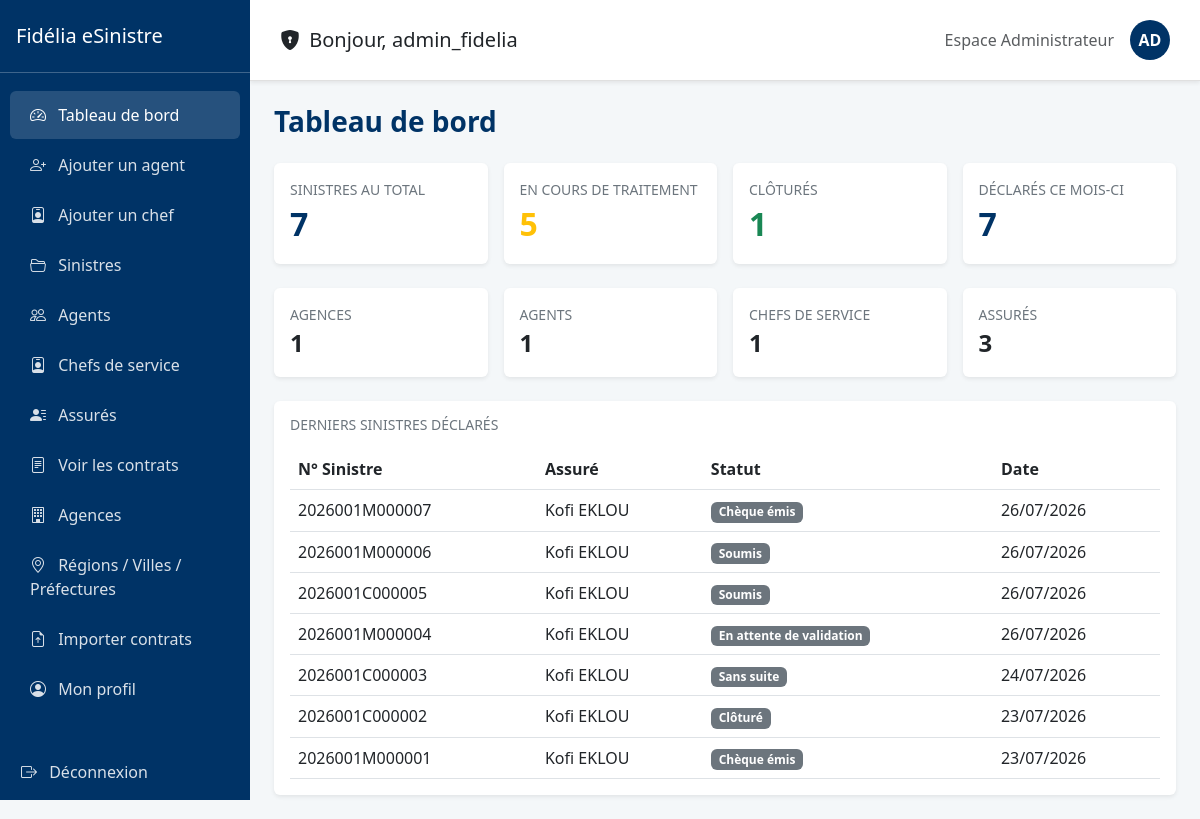
The page /sinistres/admin/accueil/ (signed in) on the database as committed earlier.
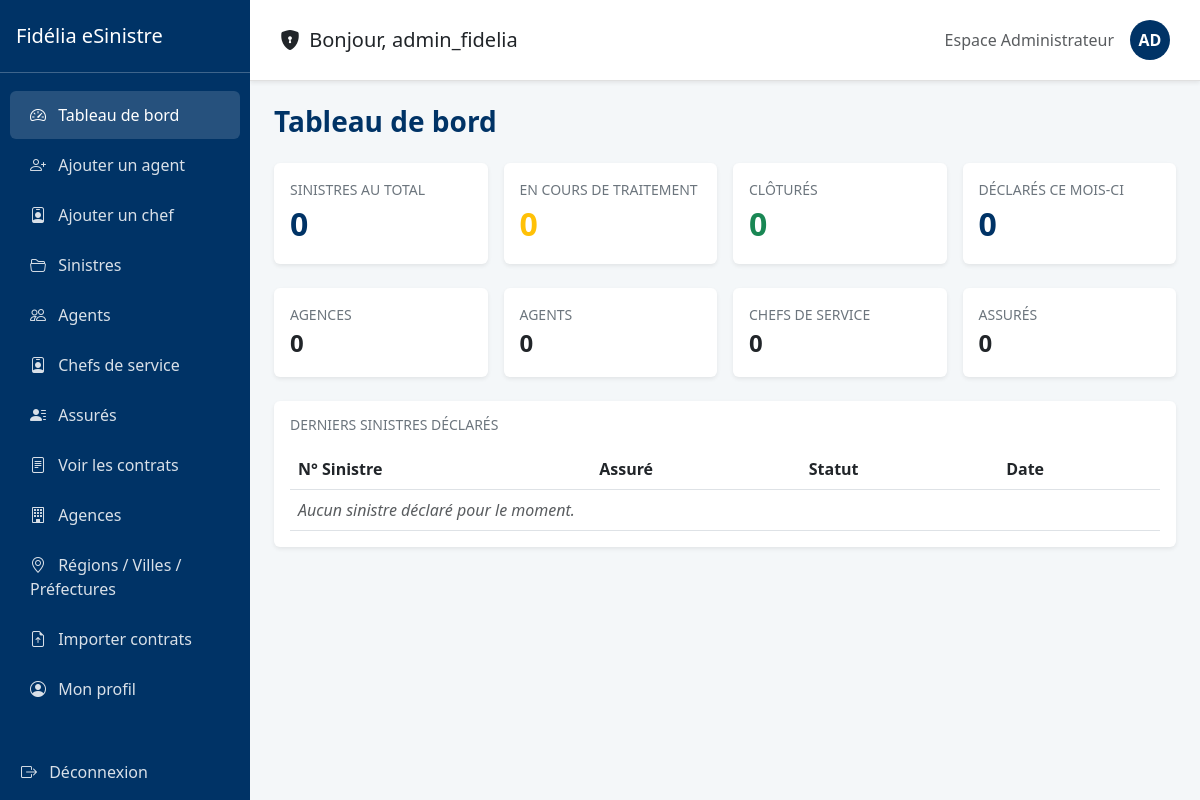
The same page on the database as committed later.
### gestion_sinistres/models.py (models this page shows, shortened)
class Sinistre(models.Model):
    NATURE_CHOICES = [('C', 'Corporel'), ('M', 'Matériel'), ('X', 'Mixte')]
    STATUS_CHOICES = [
        ('SOUMIS', 'Soumis'),
        ('ATTENTE_COMPLEMENTS', 'En attente de compléments'),
        ('ATTENTE_VALIDATION', 'En attente de validation'),
        ('A_CORRIGER', 'A corriger'),
        ('EN_COURS', 'En cours'),
        ('CHEQUE_EMIS', 'Chèque émis'),
        ('CLOTURE', 'Clôturé'),
        ('SANS_SUITE', 'Sans suite'),
        ('REOUVERT', 'Réouvert'),
    ]
    nom_conducteur = models.CharField(max_length=100)
    immatriculation = models.CharField(max_length=50, blank=True, null=True, verbose_name="Immatriculation")
    numero_sinistre = models.CharField(max_length=20, unique=True)
    statut = models.CharField(max_length=30, choices=STATUS_CHOICES, default='SOUMIS')
    agent_traitant = models.CharField(max_length=100, blank=True, null=True)
    montant_estime = models.DecimalField(max_digits=12, decimal_places=2, default=0)
    prix_retenu = models.DecimalField(max_digits=12, decimal_places=2, null=True, blank=True)
    attestation_generee = models.BooleanField(default=False)
    date_attestation = models.DateTimeField(null=True, blank=True)
    date_cloture = models.DateTimeField(null=True, blank=True)
    indemnisation_validee = models.BooleanField(default=False)
    date_survenance = models.DateTimeField()
    date_declaration = models.DateTimeField(auto_now_add=True)
    heure_approximative = models.TimeField()
    circonstances = models.TextField()
    vehicule = models.ForeignKey(Vehicule, on_delete=models.CASCADE)
    region = models.ForeignKey(Region, on_delete=models.SET_NULL, null=True)
    commune = models.ForeignKey(Commune, on_delete=models.SET_NULL, null=True)
    ville = models.ForeignKey(Ville, on_delete=models.SET_NULL, null=True)
    quartier = models.CharField(max_length=150)
    nature = models.CharField(max_length=1, choices=NATURE_CHOICES)
    numero_point_vente = models.CharField(max_length=10, default="001")
    assure = models.ForeignKey(User, on_delete=models.CASCADE, related_name='sinistres')
    quittance = models.ForeignKey(Quittance, on_delete=models.SET_NULL, null=True, blank=True)
    lettre_derogation = models.FileField(upload_to='sinistres/derogations/', blank=True, null=True)
    autre_vehicule_implique = models.BooleanField(default=False)
    vehicule_adverse_immatriculation = models.CharField(max_length=50, blank=True, null=True)
    vehicule_adverse_marque = models.CharField(max_length=50, blank=True, null=True)
    vehicule_adverse_modele = models.CharField(max_length=50, blank=True, null=True)
    vehicule_adverse_compagnie = models.CharField(max_length=100, blank=True, null=True, verbose_name="Compagnie d'assurance (véhicule adverse)")
    nombre_blesses = models.PositiveSmallIntegerField(default=0)
    nombre_morts = models.PositiveSmallIntegerField(default=0)

### gestion_sinistres/views.py (the view)
# urls.py: path('admin/accueil/', views.accueil_admin, name='accueil_admin'),
@login_required
@user_passes_test(lambda u: u.is_staff)
def accueil_admin(request):
    sinistres = Sinistre.objects.all()
    debut_mois = timezone.now().replace(day=1, hour=0, minute=0, second=0, microsecond=0)
    context = {
        'nb_sinistres_total': sinistres.count(),
        'nb_sinistres_en_cours': sinistres.exclude(statut__in=['CLOTURE', 'SANS_SUITE']).count(),
        'nb_sinistres_clotures': sinistres.filter(statut='CLOTURE').count(),
        'nb_sinistres_mois': sinistres.filter(date_declaration__gte=debut_mois).count(),
        'nb_agences': Agence.objects.count(),
        'nb_agents': Agent.objects.count(),
        'nb_chefs': ChefDepartement.objects.count(),
        'nb_assures': Assure.objects.count(),
        'derniers_sinistres': sinistres.order_by('-date_declaration')[:8],
    }
    return render(request, 'accueil_admin.html', context)

### gestion_sinistres/templates/accueil_admin.html (shortened to what this page needs)
{% extends 'base_admin.html' %}
{% block content %}
<h3 class="mb-4 fw-bold" style="color: var(--fidelia-blue);">Tableau de bord</h3>
<div class="row g-3 mb-4">
    <div class="col-md-3">
        <div class="card border-0 shadow-sm p-3">
            <div class="text-secondary small text-uppercase">Sinistres au total</div>
            <div class="fs-2 fw-bold" style="color: var(--fidelia-blue);">{{ nb_sinistres_total }}</div>
        </div>
    </div>
    <div class="col-md-3">
        <div class="card border-0 shadow-sm p-3">
            <div class="text-secondary small text-uppercase">En cours de traitement</div>
            <div class="fs-2 fw-bold text-warning">{{ nb_sinistres_en_cours }}</div>
        </div>
    </div>
    <div class="col-md-3">
        <div class="card border-0 shadow-sm p-3">
            <div class="text-secondary small text-uppercase">Clôturés</div>
            <div class="fs-2 fw-bold text-success">{{ nb_sinistres_clotures }}</div>
        </div>
    </div>
    <div class="col-md-3">
        <div class="card border-0 shadow-sm p-3">
            <div class="text-secondary small text-uppercase">Déclarés ce mois-ci</div>
            <div class="fs-2 fw-bold" style="color: var(--fidelia-blue);">{{ nb_sinistres_mois }}</div>
        </div>
    </div>
</div>
<div class="row g-3 mb-4">
    <div class="col-md-3">
        <div class="card border-0 shadow-sm p-3">
            <div class="text-secondary small text-uppercase">Agences</div>
            <div class="fs-4 fw-bold">{{ nb_agences }}</div>
        </div>
    </div>
    <div class="col-md-3">
        <div class="card border-0 shadow-sm p-3">
            <div class="text-secondary small text-uppercase">Agents</div>
            <div class="fs-4 fw-bold">{{ nb_agents }}</div>
        </div>
    </div>
    <div class="col-md-3">
        <div class="card border-0 shadow-sm p-3">
            <div class="text-secondary small text-uppercase">Chefs de service</div>
            <div class="fs-4 fw-bold">{{ nb_chefs }}</div>
        </div>
    </div>
    <div class="col-md-3">
        <div class="card border-0 shadow-sm p-3">
            <div class="text-secondary small text-uppercase">Assurés</div>
            <div class="fs-4 fw-bold">{{ nb_assures }}</div>
        </div>
    </div>
</div>
<div class="card border-0 shadow-sm p-3">
    <h6 class="text-uppercase text-secondary small mb-3">Derniers sinistres déclarés</h6>
    <table class="table table-hover align-middle mb-0">
        <thead>
            <tr>
                <th>N° Sinistre</th>
                <th>Assuré</th>
                <th>Statut</th>
                <th>Date</th>
            </tr>
        </thead>
        <tbody>
            {% for s in derniers_sinistres %}
            <tr>
                <td>{{ s.numero_sinistre }}</td>
                <td>{{ s.assure.get_full_name|default:s.assure.username }}</td>
                <td><span class="badge bg-secondary">{{ s.get_statut_display }}</span></td>
                <td>{{ s.date_declaration|date:"d/m/Y" }}</td>
            </tr>
            {% empty %}
            <tr><td colspan="4" class="text-muted fst-italic">Aucun sinistre déclaré pour le moment.</td></tr>
            {% endfor %}
        </tbody>
    </table>
</div>
{% endblock %}

### gestion_sinistres/templates/base_admin.html (shortened to what this page needs)
{% load static %}
<!DOCTYPE html>
<html lang="fr">
<head>
    <link href="https://cdn.jsdelivr.net/npm/bootstrap@5.3.0/dist/css/bootstrap.min.css" rel="stylesheet">
    <link rel="stylesheet" href="https://cdn.jsdelivr.net/npm/bootstrap-icons@1.11.0/font/bootstrap-icons.css">
</head>
<body>
    <nav class="sidebar">
        <div class="d-flex align-items-center justify-content-between py-4 px-3 border-bottom border-light border-opacity-25">
            <h5 class="mb-0">Fidélia eSinistre</h5>
        </div>
        <div class="py-3">
            <a href="{% url 'accueil_admin' %}" class="{% if request.resolver_match.url_name == 'accueil_admin' %}active{% endif %}"><i class="bi bi-speedometer2 me-2"></i> Tableau de bord</a>
            <a href="{% url 'creer_agent' %}" class="{% if request.resolver_match.url_name == 'creer_agent' %}active{% endif %}"><i class="bi bi-person-plus me-2"></i> Ajouter un agent</a>
            <a href="{% url 'creer_chef' %}" class="{% if request.resolver_match.url_name == 'creer_chef' %}active{% endif %}"><i class="bi bi-person-badge me-2"></i> Ajouter un chef</a>
            <a href="{% url 'supervision_sinistres' %}" class="{% if request.resolver_match.url_name == 'supervision_sinistres' %}active{% endif %}"><i class="bi bi-folder2-open me-2"></i> Sinistres</a>
            <a href="{% url 'liste_agents' %}" class="{% if request.resolver_match.url_name == 'liste_agents' or request.resolver_match.url_name == 'modifier_agent_admin' %}active{% endif %}"><i class="bi bi-people me-2"></i> Agents</a>
            <a href="{% url 'liste_chefs' %}" class=""><i class="bi bi-person-badge me-2"></i> Chefs de service</a>
            <a href="{% url 'liste_assures' %}" class="{% if request.resolver_match.url_name == 'liste_assures' %}active{% endif %}"><i class="bi bi-person-lines-fill me-2"></i> Assurés</a>
            <a href="{% url 'liste_contrats' %}" class="{% if request.resolver_match.url_name == 'liste_contrats' %}active{% endif %}"><i class="bi bi-file-text me-2"></i> Voir les contrats</a>
            <a href="{% url 'gestion_agences' %}" class="{% if request.resolver_match.url_name == 'gestion_agences' %}active{% endif %}"><i class="bi bi-building me-2"></i> Agences</a>
            <a href="{% url 'gestion_localisation' %}" class="{% if request.resolver_match.url_name == 'gestion_localisation' %}active{% endif %}"><i class="bi bi-geo-alt me-2"></i> Régions / Villes / Préfectures</a>
            <a href="{% url 'importer_donnees' %}" class="{% if request.resolver_match.url_name == 'importer_donnees' %}active{% endif %}"><i class="bi bi-file-earmark-arrow-up me-2"></i> Importer contrats</a>
            <a href="{% url 'profil_admin' %}" class=""><i class="bi bi-person-circle me-2"></i> Mon profil</a>
        </div>
        <div class="py-3 mt-auto">
            <form method="post" action="{% url 'logout' %}">
                <button type="submit" class="btn btn-link text-decoration-none" style="color: rgba(255,255,255,0.85); padding: 12px 20px;"><i class="bi bi-box-arrow-right me-2"></i> Déconnexion</button>
            </form>
        </div>
    </nav>
    <main class="main-content">
        <div class="header-user d-flex align-items-center justify-content-between shadow-sm">
            <div class="d-flex align-items-center">
                <h5 class="mb-0 text-dark"><i class="bi bi-shield-lock-fill me-1"></i> Bonjour, {{ request.user.get_full_name|default:request.user.username }}</h5>
            </div>
            <div class="d-flex align-items-center">
                <span class="text-muted me-3 d-none d-md-inline">Espace Administrateur</span>
                <a href="{% url 'profil_admin' %}" class="user-badge">{{ request.user.first_name|first|default:"A" }}{{ request.user.last_name|first|default:"D" }}</a>
            </div>
        </div>
        <div class="p-4">
            {% block content %}{% endblock %}
        </div>
    </main>
</body>
</html>

### gestion_sinistres/templates/base_admin.html (style rules this page uses)
:root { --fidelia-blue: #003366; }
body { background-color: #f4f7f9; font-family: 'Segoe UI', sans-serif; }
.sidebar { width: 250px; height: 100vh; background: var(--fidelia-blue); color: white; position: fixed; left: 0; top: 0; display: flex; flex-direction: column; overflow-y: auto; overflow-x: hidden; z-index: 1050; transition: transform 0.3s ease; }
.sidebar a { color: rgba(255,255,255,0.85); display: block; padding: 12px 20px; text-decoration: none; border-radius: 6px; margin: 2px 10px; }
.sidebar a:hover, .sidebar a.active { background: rgba(255,255,255,0.15); color: white; }
.main-content { margin-left: 250px; transition: margin-left 0.3s ease; }
.header-user { background: white; padding: 20px 30px; border-bottom: 1px solid #e0e0e0; position: sticky; top: 0; z-index: 1020; }
.user-badge { width: 40px; height: 40px; border-radius: 50%; background: var(--fidelia-blue); color: white; display: flex; align-items: center; justify-content: center; font-weight: bold; text-decoration: none !important; }

Rows that differ between the two databases and show on the page:
removed Sinistre: numero_sinistre "2026001M000007", assure.get_full_name "Kofi EKLOU", statut "Chèque émis", date_declaration "26/07/2026"
removed Sinistre: numero_sinistre "2026001M000006", assure.get_full_name "Kofi EKLOU", statut "Soumis", date_declaration "26/07/2026"
removed Sinistre: numero_sinistre "2026001C000005", assure.get_full_name "Kofi EKLOU", statut "Soumis", date_declaration "26/07/2026"
removed Sinistre: numero_sinistre "2026001M000004", assure.get_full_name "Kofi EKLOU", statut "En attente de validation", date_declaration "26/07/2026"
removed Sinistre: numero_sinistre "2026001C000003", assure.get_full_name "Kofi EKLOU", statut "Sans suite", date_declaration "24/07/2026"
removed Sinistre: numero_sinistre "2026001C000002", assure.get_full_name "Kofi EKLOU", statut "Clôturé", date_declaration "23/07/2026"
removed Sinistre: numero_sinistre "2026001M000001", assure.get_full_name "Kofi EKLOU", statut "Chèque émis", date_declaration "23/07/2026"
Other text that changed with them:
{{ nb_sinistres_total }}: "7" → "0"
{{ nb_sinistres_en_cours }}: "5" → "0"
{{ nb_sinistres_clotures }}: "1" → "0"
{{ nb_sinistres_mois }}: "7" → "0"
{{ nb_agences }}: "1" → "0"
{{ nb_agents }}: "1" → "0"
{{ nb_chefs }}: "1" → "0"
{{ nb_assures }}: "3" → "0"
text now shown: "Aucun sinistre déclaré pour le moment."
